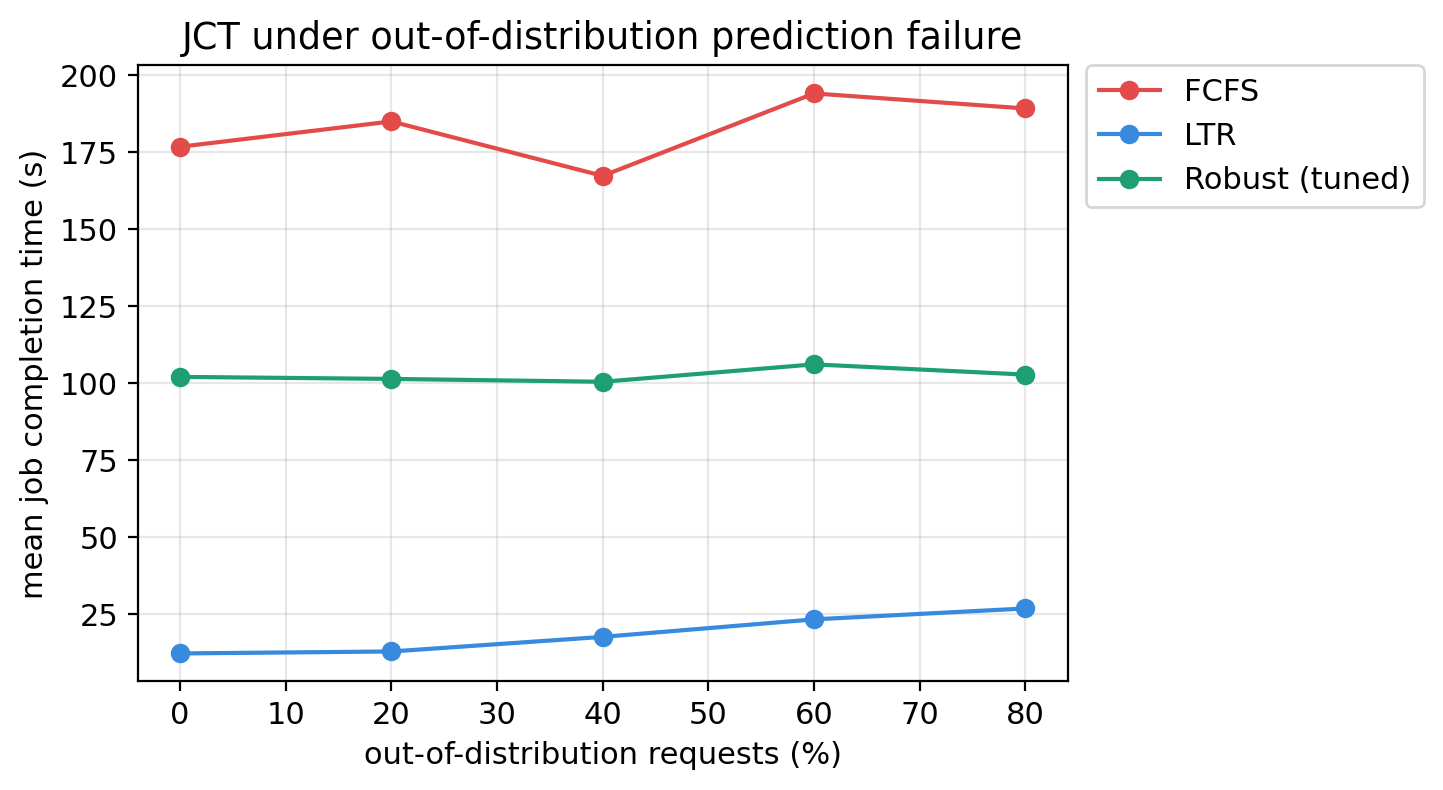

Recreate this plot in Python.
import pandas as pd
import matplotlib.pyplot as plt

plt.rcParams.update({"font.size": 11})

fcfs = pd.read_csv("results/ood_test/results_fcfs.csv").sort_values("error_pct")
ltr = pd.read_csv("results/ood_test/results_ltr.csv").sort_values("error_pct")
robust = pd.read_csv("results/ood_test/results_robust.csv").sort_values("error_pct")

fig, ax = plt.subplots(figsize=(6, 4))
ax.plot(fcfs["error_pct"], fcfs["jct"], marker="o", label="FCFS", color="#E24B4A")
ax.plot(ltr["error_pct"], ltr["jct"], marker="o", label="LTR", color="#378ADD")
ax.plot(robust["error_pct"], robust["jct"], marker="o", label="Robust (tuned)", color="#1D9E75")

ax.set_xlabel("out-of-distribution requests (%)")
ax.set_ylabel("mean job completion time (s)")
ax.set_title("JCT under out-of-distribution prediction failure")
ax.legend(loc="upper left", bbox_to_anchor=(1.02, 1.0), borderaxespad=0)
ax.grid(alpha=0.3)

fig.savefig("scripts/fig8_ood_jct.png", dpi=200, bbox_inches="tight")
print("saved scripts/fig8_ood_jct.png")
